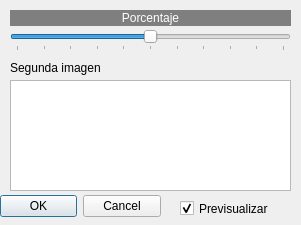
<?xml version="1.0" encoding="UTF-8"?>
<ui version="4.0">
 <class>mediaponderada</class>
 <widget class="QDialog" name="mediaponderada">
  <property name="geometry">
   <rect>
    <x>0</x>
    <y>0</y>
    <width>301</width>
    <height>225</height>
   </rect>
  </property>
  <property name="minimumSize">
   <size>
    <width>301</width>
    <height>225</height>
   </size>
  </property>
  <property name="maximumSize">
   <size>
    <width>301</width>
    <height>225</height>
   </size>
  </property>
  <property name="windowTitle">
   <string>Media ponderada...</string>
  </property>
  <property name="windowIcon">
   <iconset resource="recursos.qrc">
    <normaloff>:/new/prefix1/imagenes/logo.gif</normaloff>:/new/prefix1/imagenes/logo.gif</iconset>
  </property>
  <property name="modal">
   <bool>true</bool>
  </property>
  <widget class="QDialogButtonBox" name="buttonBox">
   <property name="geometry">
    <rect>
     <x>0</x>
     <y>190</y>
     <width>161</width>
     <height>32</height>
    </rect>
   </property>
   <property name="orientation">
    <enum>Qt::Horizontal</enum>
   </property>
   <property name="standardButtons">
    <set>QDialogButtonBox::Cancel|QDialogButtonBox::Ok</set>
   </property>
  </widget>
  <widget class="QListWidget" name="listWidget">
   <property name="geometry">
    <rect>
     <x>10</x>
     <y>80</y>
     <width>281</width>
     <height>111</height>
    </rect>
   </property>
   <property name="alternatingRowColors">
    <bool>false</bool>
   </property>
   <property name="viewMode">
    <enum>QListView::ListMode</enum>
   </property>
   <property name="currentRow">
    <number>-1</number>
   </property>
  </widget>
  <widget class="QCheckBox" name="checkBox">
   <property name="geometry">
    <rect>
     <x>180</x>
     <y>200</y>
     <width>101</width>
     <height>17</height>
    </rect>
   </property>
   <property name="text">
    <string>Previsualizar</string>
   </property>
   <property name="checked">
    <bool>true</bool>
   </property>
  </widget>
  <widget class="QLabel" name="label">
   <property name="geometry">
    <rect>
     <x>10</x>
     <y>60</y>
     <width>111</width>
     <height>16</height>
    </rect>
   </property>
   <property name="text">
    <string>Segunda imagen</string>
   </property>
  </widget>
  <widget class="QLabel" name="label_2">
   <property name="geometry">
    <rect>
     <x>10</x>
     <y>10</y>
     <width>281</width>
     <height>16</height>
    </rect>
   </property>
   <property name="styleSheet">
    <string notr="true">background-color: rgb(127, 127, 127);
color: rgb(255, 255, 255);</string>
   </property>
   <property name="text">
    <string>Porcentaje</string>
   </property>
   <property name="alignment">
    <set>Qt::AlignCenter</set>
   </property>
  </widget>
  <widget class="QSlider" name="horizontalSlider">
   <property name="geometry">
    <rect>
     <x>10</x>
     <y>30</y>
     <width>281</width>
     <height>21</height>
    </rect>
   </property>
   <property name="maximum">
    <number>100</number>
   </property>
   <property name="value">
    <number>50</number>
   </property>
   <property name="orientation">
    <enum>Qt::Horizontal</enum>
   </property>
   <property name="tickPosition">
    <enum>QSlider::TicksBelow</enum>
   </property>
   <property name="tickInterval">
    <number>10</number>
   </property>
  </widget>
 </widget>
 <resources>
  <include location="recursos.qrc"/>
 </resources>
 <connections>
  <connection>
   <sender>buttonBox</sender>
   <signal>accepted()</signal>
   <receiver>mediaponderada</receiver>
   <slot>accept()</slot>
   <hints>
    <hint type="sourcelabel">
     <x>248</x>
     <y>254</y>
    </hint>
    <hint type="destinationlabel">
     <x>157</x>
     <y>274</y>
    </hint>
   </hints>
  </connection>
  <connection>
   <sender>buttonBox</sender>
   <signal>rejected()</signal>
   <receiver>mediaponderada</receiver>
   <slot>reject()</slot>
   <hints>
    <hint type="sourcelabel">
     <x>316</x>
     <y>260</y>
    </hint>
    <hint type="destinationlabel">
     <x>286</x>
     <y>274</y>
    </hint>
   </hints>
  </connection>
 </connections>
</ui>
